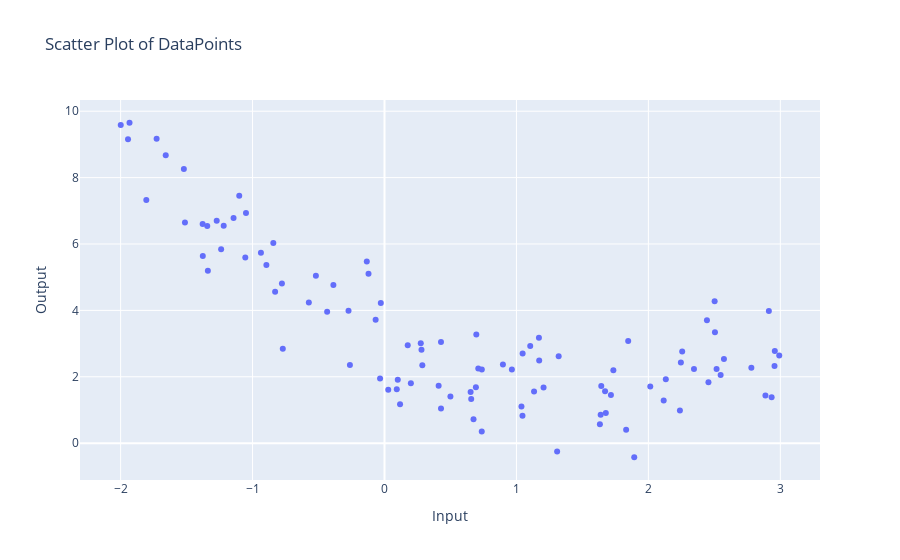

The notebook cell this image was saved under:
### Markdown cell above
# **Ridge Regularization on Polynomial Data**

### Code cell
m = 100
x1 = 5 * np.random.rand(m, 1) - 2
x2 = 0.7 * x1 ** 2 - 2 * x1 + 3 + np.random.randn(m, 1)

fig = go.Figure(data=go.Scatter(x=x1.ravel(), y=x2.ravel(), mode='markers'))

# Customize layout (optional)
fig.update_layout(
    title='Scatter Plot of DataPoints',
    xaxis_title='Input',
    yaxis_title='Output',
    hovermode='closest'
)

fig.show()
